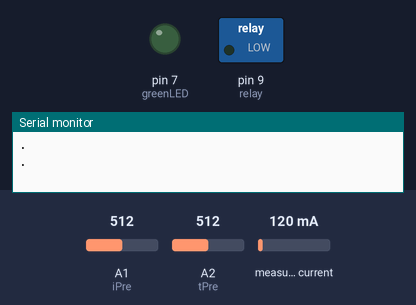
Bench run of a sketch on a simulated Arduino Uno, built with avr-gcc and run on an emulated ATmega328P. On the bench: switched loads named in the sketch (green lamp = pin HIGH), output pins drawn as LEDs (lit = HIGH), the last lines printed to the serial monitor. Dashed ring = blinking. The test bench sets the inputs (shaded band); at power-on: A2 (tPre) = 512, A1 (iPre) = 512, measured current 120 mA.

Above: at 0.1 s.
At 3.6 s:
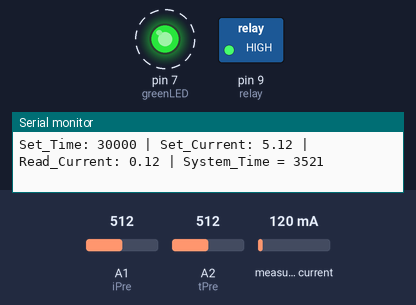
3.7 s: A2 (tPre) set to 123
6.7 s: A2 (tPre) set to 106
At 7.4 s:
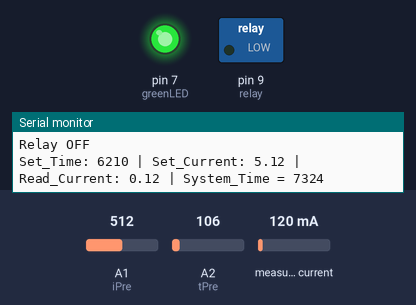
8.3 s: A1 (iPre) set to 985
11.3 s: A1 (iPre) set to 1011
Timing chart, 0 to 14.3 s (numbered marks = the images above; inputs shaded):
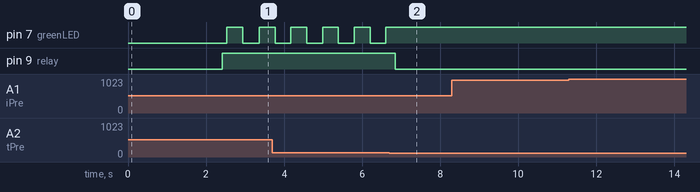

Measured:
- the behaviour switches between 113 and 112 on A2 (tPre) (found by bisection; images 1 and 2)
- after the input at 6.7 s, pin 7 (greenLED): stays HIGH (without the input it goes to LOW after 0.31 s); pin 9 (relay): HIGH → LOW after 0.15 s instead of 0.64 s
- by itself, pin 7 (greenLED): alternates HIGH for 0.41 s and LOW for 0.41 s

The sketch:

Program.ino
```cpp
#include <ResponsiveAnalogRead.h>
#include "ACS712.h"
ACS712 sensor(ACS712_20A, A0);
const int iPre=A1;
const int tPre=A2;
int greenLED=7;
int relay=9;
float I;
float noLoadCurrent;
unsigned int timeDelay;
unsigned long t;
unsigned long t1,t2=0;
bool relayFlag=0;
int ledState = LOW;

ResponsiveAnalogRead current(iPre, true);
ResponsiveAnalogRead Time(tPre, true);

void setup()
{
  Serial.begin(9600);
  pinMode(greenLED,OUTPUT);
  pinMode(iPre,INPUT);
  pinMode(tPre,INPUT);
  pinMode(relay,OUTPUT);
  digitalWrite(greenLED,LOW);
  digitalWrite(relay,LOW);
  sensor.calibrate();
  intro();
  delay(1000);
  digitalWrite(relay,HIGH);

}

void loop()
{
  current.update();
  Time.update();

  I = sensor.getCurrentAC();
  //noLoadCurrent=map(current.getValue(),0,1024,0,100);
  noLoadCurrent=current.getValue()*0.01;
  timeDelay=map(Time.getValue(),0,1024,0,60000);

  Serial.print("Set_Time: ");
  Serial.print(timeDelay);
  Serial.print(" | Set_Current: ");
  Serial.print(noLoadCurrent);
  Serial.print(" | Read_Current: ");
  Serial.print(I);
  Serial.print(" | System_Time = ");
  Serial.println(t);


  if(I<=noLoadCurrent && relayFlag==0)
  {
    Blink();
    if(t-t1>=timeDelay)
    {
      t1=t;
      digitalWrite(relay,LOW);
      digitalWrite(greenLED,HIGH);
      relayFlag=1;
    }
  }
  else
  {
    if(relayFlag==0)
    {
     digitalWrite(greenLED,LOW);
    }
  }
  if(relayFlag==1)
  {
    Serial.println("Relay OFF");
  }


t=millis();
}

void intro()
{
  for(int i=0;i<7;i++)
  {
    Serial.println(".");
    delay(80);
  }
  Serial.println("Designed By Anand");
  delay(100);
  Serial.println("TechnoSpark Services");
  delay(100);
  Serial.println("8086381799");
  delay(100);
  for(int i=0;i<7;i++)
  {
    Serial.println(".");
    delay(80);
  }
}
void Blink()
{

  if(t-t2>=400)
  {
    if (ledState == LOW)
    {
      ledState = HIGH;
    }
    else
    {
      ledState = LOW;
    }
    t2=t;
    digitalWrite(greenLED,ledState);
  }
}
```
